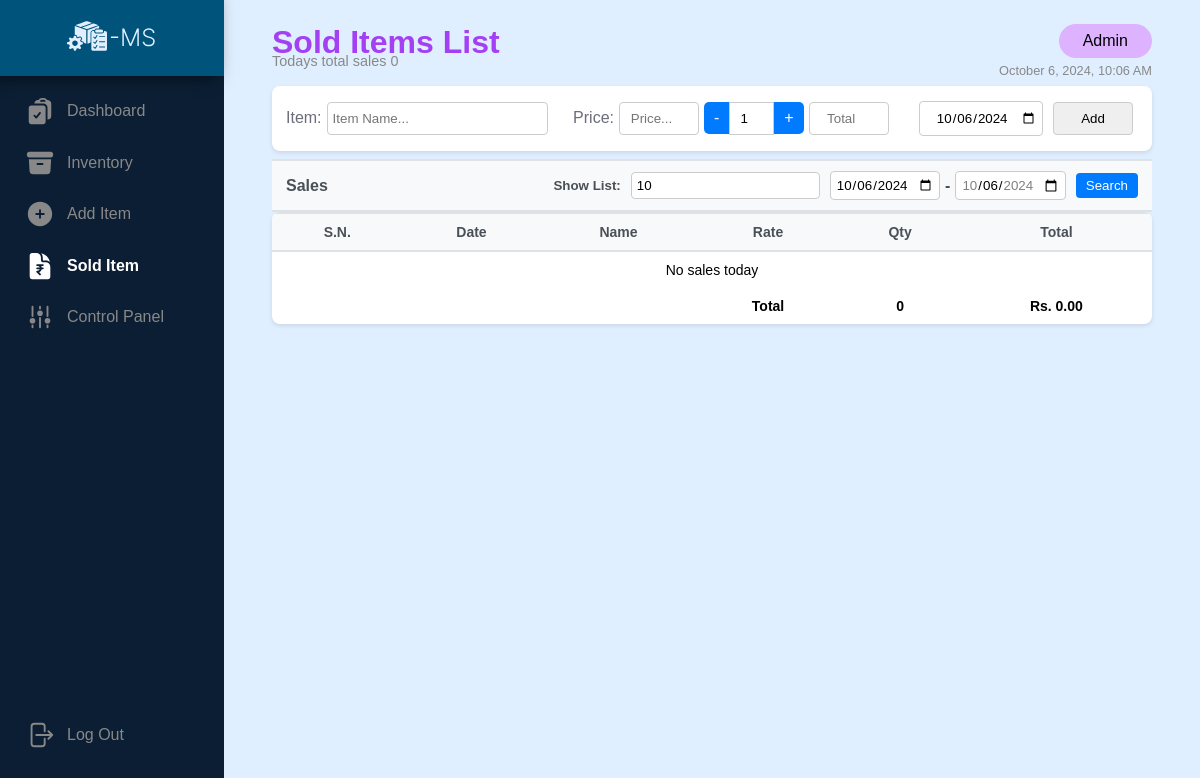
Page /Admin/Sold/sold.php (signed in) on the earlier database version.
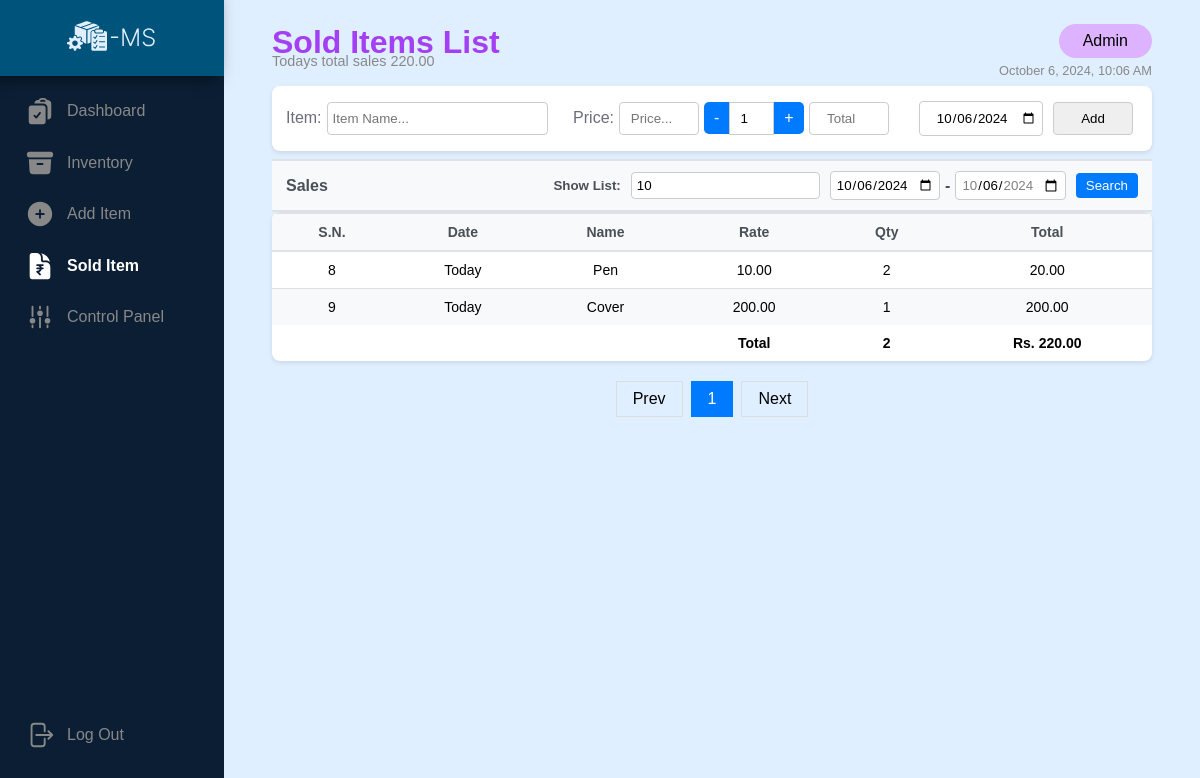
Same page on the later database version.
### tables this page shows
CREATE TABLE `sold` (
  `transaction_id` int(11) NOT NULL,
  `item_id` int(11) DEFAULT NULL,
  `sold_date` date NOT NULL,
  `sold_item_title` varchar(100) NOT NULL,
  `sold_price` decimal(11,2) NOT NULL,
  `sold_qty` int(11) NOT NULL,
  `sold_total` decimal(11,2) NOT NULL
);

### Admin/Sold/soldTable.php (the view)
<?php
if (isset($_GET['startDate']) && isset($_GET['endDate'])) {
    $startDate = $_GET['startDate'];
    $endDate = $_GET['endDate'];
} else {
    $startDate = date('Y-m-d');
    $endDate = date('Y-m-d');
}
echo "<tbody>";
$sql = "SELECT COUNT(*) as total_count, SUM(sold_total) as total_sum FROM sold where sold_date BETWEEN '$startDate' AND '$endDate'";
$result = mysqli_query($conn, $sql);
$summary = mysqli_fetch_assoc($result);
$total_count = $summary['total_count'];
$total_sum = $summary['total_sum'];
$results_per_page = (isset($_GET['listLimit']) ? $_GET['listLimit'] : 10);
$page = isset($_GET['page']) ? $_GET['page'] : 1;
$start_from = ($page - 1) * $results_per_page;
$sql = "SELECT * FROM sold where sold_date BETWEEN '$startDate' AND '$endDate' LIMIT $start_from, $results_per_page";
$result = mysqli_query($conn, $sql);
if (mysqli_num_rows($result) > 0) {
    while ($row = mysqli_fetch_assoc($result)) {
        echo "<tr>
                    <td>" . $row['transaction_id'] . "</td>
                    <td>" .
            ($row['sold_date'] == date('Y-m-d') ?
                "Today" : ($row['sold_date'] == date('Y-m-d', strtotime("-1 days")) ?
                    "Yesterday" : $row['sold_date']))
            . "</td>
                    <td>" . $row['sold_item_title'] . "</td>
                    <td>" . $row['sold_price'] . "</td>
                    <td>" . $row['sold_qty'] . "</td>
                    <td>" . $row['sold_total'] . "</td>
                </tr>";
    }
} else
    echo "<tr><td colspan='6'>No sales today</td></tr>";
echo "
        </tbody>
        <tfoot>
            <tr class='total-row'>
                <td colspan='3'></td>
                <td><strong>Total</strong></td>
                <td><strong>" . $total_count . "</strong></td>
                <td><strong>Rs. " . number_format($total_sum, 2) . "</strong></td>
            </tr>
        </tfoot>
        ";
?>

### Admin/Sold/sold.php (shortened to what the changed rows need)
<?php
include '../../dbConn.php';
?>
<!DOCTYPE html>
<html lang="en">
<head>
    <link rel="stylesheet" href="../../util.css" />
    <link rel="stylesheet" href="../adminRoot.css" />
    <link rel="stylesheet" href="../Sold/soldForAatish.css">
    <link rel="stylesheet" href="../Sold/datepickerFormAatish.css">
</head>
<body>
    <main class="wrapper">
        <header>
            <div class="main-heading">
                <div class="main-heading-left">
                    <h1>Sold Items List</h1>
                    <p>
                        <?php
                        $result = mysqli_query($conn, "SELECT SUM(sold_total) as total FROM sold where sold_date = CURDATE()");
                        $total = mysqli_fetch_row($result);
                        if ($total > 0) {
                            echo "Todays total sales " . ($total[0] == "" ? "0" : $total[0]);
                        }
                        ?>
                    </p>
                </div>
            </div>
        </header>
        <section>
            <table>
                <thead>
                    <tr>
                        <th>S.N.</th>
                        <th>Date</th>
                        <th>Name</th>
                        <th>Rate</th>
                        <th>Qty</th>
                        <th>Total</th>
                    </tr>
                </thead>
                <?php
                include 'soldTable.php';
                ?>
            </table>
            <?php
            include 'pegination.php';
            ?>
        </section>
    </main>
</body>
</html>

### Admin/Sold/pegination.php
<?php
$sql = "SELECT COUNT(*) AS total_row FROM sold WHERE sold_date BETWEEN '$startDate' AND '$endDate'";
$result = mysqli_query($conn, $sql);
$row = mysqli_fetch_assoc($result);
$total_pages = ceil($row['total_row'] / $results_per_page);
$listLimit = isset($_GET['listLimit']) ? (int) $_GET['listLimit'] : 10;
if ($row['total_row'] > 0) {
    echo "<div class='pagination'>";
    if ($total_pages > 6) {
        echo "<a href='?page=" . max(1, ($page - 1)) . "&listLimit=$listLimit&startDate=$startDate&endDate=$endDate'>Prev</a>";
        if ($page > 2) {
            echo "<a href='?page=1&listLimit=$listLimit&startDate=$startDate&endDate=$endDate'>1</a>";
            if ($page > 3)
                echo "...";
        }
        if ($page > 1)
            echo "<a href='?page=" . ($page - 1) . "&listLimit=" . $listLimit . "&startDate=$startDate&endDate=$endDate'>" . ($page - 1) . "</a>";
        echo "<a class='active'>$page</a>";
        if ($page < $total_pages)
            echo "<a href='?page=" . ($page + 1) . "&listLimit=$listLimit&startDate=$startDate&endDate=$endDate'>" . ($page + 1) . "</a>";
        if ($page < $total_pages - 1) {
            if ($page < $total_pages - 2) {
                echo "...";
            }
            echo "<a href='?page={$total_pages}&listLimit=$listLimit&startDate=$startDate&endDate=$endDate'>$total_pages</a>";
        }
        echo "<a href='?page=" . min($total_pages, ($page + 1)) . "&listLimit=$listLimit&startDate=$startDate&endDate=$endDate'>Next</a>";
    } else {
        echo "<a href='?page=" . max(1, ($page - 1)) . "&listLimit=$listLimit&startDate=$startDate&endDate=$endDate'>Prev</a>";
        for ($i = 1; $i <= $total_pages; $i++) {
            echo "<a  " . ($i == $page ? "class='active'" : "href='?page=$i&listLimit=$listLimit&startDate=$startDate&endDate=$endDate'") . ">$i</a>";
        }
        echo "<a href='?page=" . min($total_pages, ($page + 1)) . "&listLimit=$listLimit&startDate=$startDate&endDate=$endDate'>Next</a>";
    }
}

Differences in the rows shown:
now on this page (row edited): sold: transaction_id "8", sold_date "Today", sold_item_title "Pen", sold_price "10.00", sold_qty "2", sold_total "20.00"
now on this page (row edited): sold: transaction_id "9", sold_date "Today", sold_item_title "Cover", sold_price "200.00", sold_qty "1", sold_total "200.00"
Other differences:
$total[0]: (not shown) → "220.00"
$total_count: "0" → "2"
$total_sum: "0.00" → "220.00"
text no longer shown: "0 No sales today"
text now shown: "Prev Next"
new list line: "1"
